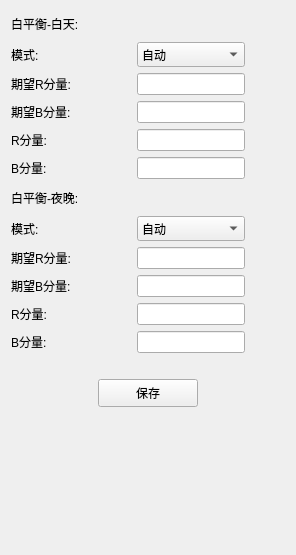
       <widget class="QWidget" name="page_3">
        <layout class="QVBoxLayout" name="verticalLayout_5">
         <item>
          <layout class="QHBoxLayout" name="horizontalLayout_4">
           <item>
            <layout class="QFormLayout" name="formLayout_2">
             <item row="1" column="0">
              <widget class="QLabel" name="label_24">
               <property name="text">
                <string>模式:</string>
               </property>
              </widget>
             </item>
             <item row="2" column="0">
              <widget class="QLabel" name="label_25">
               <property name="text">
                <string>期望R分量:</string>
               </property>
              </widget>
             </item>
             <item row="3" column="0">
              <widget class="QLabel" name="label_26">
               <property name="text">
                <string>期望B分量:</string>
               </property>
              </widget>
             </item>
             <item row="6" column="0">
              <widget class="QLabel" name="label_27">
               <property name="minimumSize">
                <size>
                 <width>0</width>
                 <height>25</height>
                </size>
               </property>
               <property name="text">
                <string>白平衡-夜晚:</string>
               </property>
              </widget>
             </item>
             <item row="7" column="0">
              <widget class="QLabel" name="label_28">
               <property name="minimumSize">
                <size>
                 <width>0</width>
                 <height>25</height>
                </size>
               </property>
               <property name="text">
                <string>模式:</string>
               </property>
              </widget>
             </item>
             <item row="8" column="0">
              <widget class="QLabel" name="label_29">
               <property name="text">
                <string>期望R分量:</string>
               </property>
              </widget>
             </item>
             <item row="9" column="0">
              <widget class="QLabel" name="label_30">
               <property name="text">
                <string>期望B分量:</string>
               </property>
              </widget>
             </item>
             <item row="10" column="0">
              <widget class="QLabel" name="label_31">
               <property name="text">
                <string>R分量:</string>
               </property>
              </widget>
             </item>
             <item row="1" column="1">
              <widget class="QComboBox" name="cmb_mode_day">
               <property name="minimumSize">
                <size>
                 <width>0</width>
                 <height>25</height>
                </size>
               </property>
               <property name="currentIndex">
                <number>0</number>
               </property>
               <item>
                <property name="text">
                 <string>自动</string>
                </property>
               </item>
               <item>
                <property name="text">
                 <string>手动</string>
                </property>
               </item>
               <item>
                <property name="text">
                 <string>锁定</string>
                </property>
               </item>
              </widget>
             </item>
             <item row="2" column="1">
              <widget class="QLineEdit" name="ledt_QDR_day">
               <property name="minimumSize">
                <size>
                 <width>0</width>
                 <height>22</height>
                </size>
               </property>
              </widget>
             </item>
             <item row="3" column="1">
              <widget class="QLineEdit" name="ledt_QDB_day">
               <property name="minimumSize">
                <size>
                 <width>0</width>
                 <height>22</height>
                </size>
               </property>
              </widget>
             </item>
             <item row="8" column="1">
              <widget class="QLineEdit" name="ledt_QDR_night">
               <property name="minimumSize">
                <size>
                 <width>0</width>
                 <height>22</height>
                </size>
               </property>
              </widget>
             </item>
             <item row="9" column="1">
              <widget class="QLineEdit" name="ledt_QDB_night">
               <property name="minimumSize">
                <size>
                 <width>0</width>
                 <height>22</height>
                </size>
               </property>
              </widget>
             </item>
             <item row="10" column="1">
              <widget class="QLineEdit" name="ledt_R_night">
               <property name="minimumSize">
                <size>
                 <width>0</width>
                 <height>22</height>
                </size>
               </property>
              </widget>
             </item>
             <item row="0" column="0">
              <widget class="QLabel" name="label_32">
               <property name="minimumSize">
                <size>
                 <width>120</width>
                 <height>25</height>
                </size>
               </property>
               <property name="text">
                <string>白平衡-白天:</string>
               </property>
              </widget>
             </item>
             <item row="4" column="0">
              <widget class="QLabel" name="label_33">
               <property name="text">
                <string>R分量:</string>
               </property>
              </widget>
             </item>
             <item row="5" column="0">
              <widget class="QLabel" name="label_34">
               <property name="text">
                <string>B分量:</string>
               </property>
              </widget>
             </item>
             <item row="4" column="1">
              <widget class="QLineEdit" name="ledt_R_day">
               <property name="minimumSize">
                <size>
                 <width>0</width>
                 <height>22</height>
                </size>
               </property>
              </widget>
             </item>
             <item row="5" column="1">
              <widget class="QLineEdit" name="ledt_B_day">
               <property name="minimumSize">
                <size>
                 <width>0</width>
                 <height>22</height>
                </size>
               </property>
              </widget>
             </item>
             <item row="7" column="1">
              <widget class="QComboBox" name="cmb_mode_night">
               <property name="minimumSize">
                <size>
                 <width>0</width>
                 <height>25</height>
                </size>
               </property>
               <item>
                <property name="text">
                 <string>自动</string>
                </property>
               </item>
               <item>
                <property name="text">
                 <string>手动</string>
                </property>
               </item>
               <item>
                <property name="text">
                 <string>锁定</string>
                </property>
               </item>
              </widget>
             </item>
             <item row="11" column="0">
              <widget class="QLabel" name="label_35">
               <property name="text">
                <string>B分量:</string>
               </property>
              </widget>
             </item>
             <item row="11" column="1">
              <widget class="QLineEdit" name="ledt_B_night">
               <property name="minimumSize">
                <size>
                 <width>0</width>
                 <height>22</height>
                </size>
               </property>
              </widget>
             </item>
            </layout>
           </item>
           <item>
            <spacer name="horizontalSpacer_4">
             <property name="orientation">
              <enum>Qt::Horizontal</enum>
             </property>
             <property name="sizeHint" stdset="0">
              <size>
               <width>40</width>
               <height>20</height>
              </size>
             </property>
            </spacer>
           </item>
          </layout>
         </item>
         <item>
          <layout class="QHBoxLayout" name="horizontalLayout_9">
           <property name="topMargin">
            <number>20</number>
           </property>
           <item>
            <spacer name="horizontalSpacer_12">
             <property name="orientation">
              <enum>Qt::Horizontal</enum>
             </property>
             <property name="sizeHint" stdset="0">
              <size>
               <width>40</width>
               <height>20</height>
              </size>
             </property>
            </spacer>
           </item>
           <item>
            <widget class="QPushButton" name="btn_save_tab3">
             <property name="minimumSize">
              <size>
               <width>100</width>
               <height>28</height>
              </size>
             </property>
             <property name="text">
              <string>保存</string>
             </property>
            </widget>
           </item>
           <item>
            <spacer name="horizontalSpacer_13">
             <property name="orientation">
              <enum>Qt::Horizontal</enum>
             </property>
             <property name="sizeHint" stdset="0">
              <size>
               <width>40</width>
               <height>20</height>
              </size>
             </property>
            </spacer>
           </item>
          </layout>
         </item>
         <item>
          <spacer name="verticalSpacer_4">
           <property name="orientation">
            <enum>Qt::Vertical</enum>
           </property>
           <property name="sizeHint" stdset="0">
            <size>
             <width>20</width>
             <height>137</height>
            </size>
           </property>
          </spacer>
         </item>
        </layout>
       </widget>
